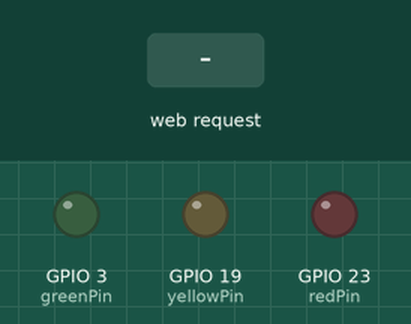
The sketch below on a simulated ESP32. Shown: output pins drawn as LEDs (lit = HIGH). Wiring (inferred from the names in the program): BME280 sensor at I2C address 0x76. The inputs (shaded band) are chosen by the test bench. WiFi joins after 1.5 s; servers stay silent unless stated; what the sketch prints to the serial monitor is not drawn.

Above: at 2.7 s.
2.8 s: HTTP request GET /23/on received
At 3.7 s:
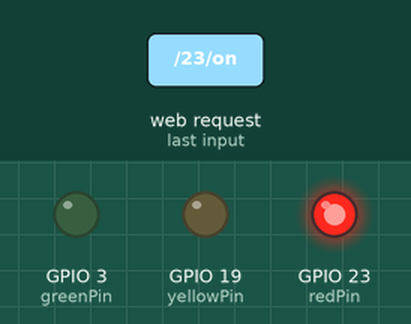
4.3 s: HTTP request GET /1/on received
At 4.7 s:
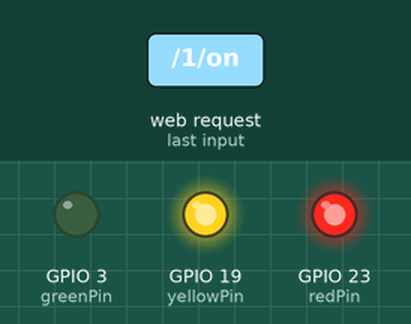
5.8 s: HTTP request GET /23/off received
At 7.0 s:
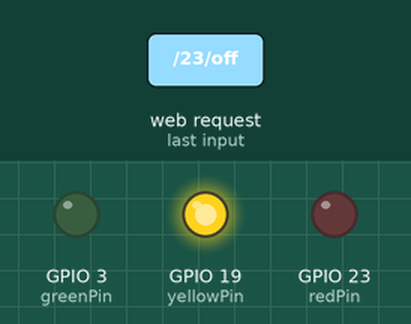
7.3 s: HTTP request GET /3/on received
At 8.2 s:
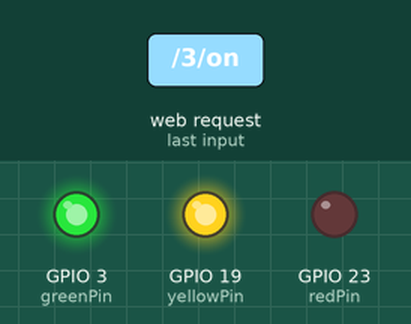
8.8 s: HTTP request GET /1/off received
At 9.4 s:
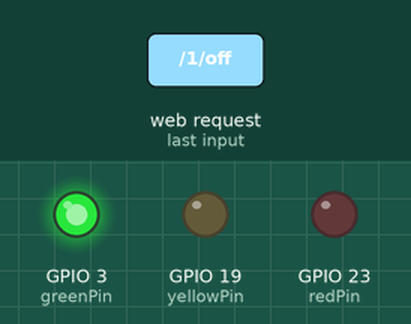
10.3 s: HTTP request GET /3/off received
At 10.6 s:
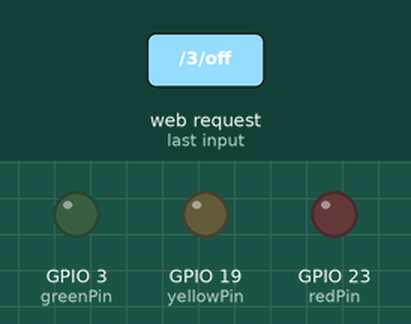
Timing chart, 0 to 12.8 s (numbered marks = the images above; inputs shaded):
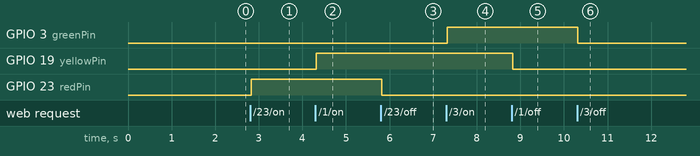

The sketch:

Wifi.ino
```cpp
#include <WiFi.h>
#include <Arduino.h>
#include <Wire.h>
#include <BMx280I2C.h>

// Replace with your network credentials
const char* ssid = "DESKTOP-FB605Q6 6208";
const char* password = "sinaga123";

// for bmp
#define I2C_SDA 21
#define I2C_SCL 22
#define I2C_ADDRESS 0x76
BMx280I2C bmx280(I2C_ADDRESS);


// Set web server port number to 80
WiFiServer server(80);

// Variable to store the HTTP request
String header;

// Auxiliar variables to store the current output state
String redState = "off";
String yellowState = "off";
String greenState = "off";

// Assign output variables to GPIO pins
const int redPin = 23;
const int yellowPin = 19;
const int greenPin = 3;

// Current time
unsigned long currentTime = millis();
// Previous time
unsigned long previousTime = 0;
// Define timeout time in milliseconds (example: 2000ms = 2s)
const long timeoutTime = 60000;

void setup() {
  Serial.begin(115200);
  // Initialize the output variables as outputs

  pinMode(redPin,OUTPUT);
  pinMode(yellowPin,OUTPUT);
  pinMode(greenPin,OUTPUT);

  digitalWrite(redPin,LOW);
  digitalWrite(yellowPin,LOW);
  digitalWrite(greenPin,LOW);
  while (!Serial);

  //  Wire.begin();
  Wire.begin(I2C_SDA, I2C_SCL);


  //begin() checks the Interface, reads the sensor ID (to differentiate between BMP280 and BME280)
  //and reads compensation parameters.
  //if (!bmx280.begin())
  //{
    //Serial.println("begin() failed. check your BMx280 Interface and I2C Address.");
  // while (1);
 // }

  bmx280.begin();
  if (bmx280.isBME280())
    Serial.println("sensor is a BME280");
  else
    Serial.println("sensor is a BMP280");

  //reset sensor to default parameters.
  bmx280.resetToDefaults();

  //by default sensing is disabled and must be enabled by setting a non-zero
  //oversampling setting.
  //set an oversampling setting for pressure and temperature measurements.
  bmx280.writeOversamplingPressure(BMx280MI::OSRS_P_x16);
  bmx280.writeOversamplingTemperature(BMx280MI::OSRS_T_x16);

  //if sensor is a BME280, set an oversampling setting for humidity measurements.
  if (bmx280.isBME280())
    bmx280.writeOversamplingHumidity(BMx280MI::OSRS_H_x16);

//------------------------------------------------------------------------------------------------------------------

  // Connect to Wi-Fi network with SSID and password
  Serial.print("Connecting to ");
  Serial.println(ssid);
  WiFi.begin(ssid, password);
  while (WiFi.status() != WL_CONNECTED) {
    delay(500);
    Serial.print(".");
  }
  // Print local IP address and start web server
  Serial.println("");
  Serial.println("WiFi connected.");
  Serial.println("IP address: ");
  Serial.println(WiFi.localIP());
  server.begin();
}

void loop(){


///---------------------------------------------------------------------------------------------------------------------------------------------------------------------------------------------------------------------------------------------------------------------------------------
  WiFiClient client = server.available();   // Listen for incoming clients

  if (client) {                             // If a new client connects,
    currentTime = millis();
    previousTime = currentTime;
    Serial.println("New Client.");          // print a message out in the serial port
    String currentLine = "";                // make a String to hold incoming data from the client
    while (client.connected() && currentTime - previousTime <= timeoutTime) {  // loop while the client's connected
//----------------
  float temperature = 0;
  float pressure = 0;


  //start a measurement
  if (!bmx280.measure())
  {
    Serial.println("could not start measurement, is a measurement already running?");
    return;
  }

  //wait for the measurement to finish
 // do
 // {
 //   delay(100);
//  } while (!bmx280.hasValue());

  //  Serial.print("Pressure: "); Serial.println(bmx280.getPressure());
  //  Serial.print("Pressure (64 bit): "); Serial.println(bmx280.getPressure64());
  //  Serial.print("Temperature: "); Serial.println(bmx280.getTemperature());

  pressure = bmx280.getPressure();
  temperature = bmx280.getTemperature();
//----------------------------------------------
      currentTime = millis();
      if (client.available()) {             // if there's bytes to read from the client,
        char c = client.read();             // read a byte, then
        Serial.write(c);                    // print it out the serial monitor
        header += c;
        if (c == '\n') {                    // if the byte is a newline character
          // if the current line is blank, you got two newline characters in a row.
          // that's the end of the client HTTP request, so send a response:
          if (currentLine.length() == 0) {
            // HTTP headers always start with a response code (e.g. HTTP/1.1 200 OK)
            // and a content-type so the client knows what's coming, then a blank line:
            client.println("HTTP/1.1 200 OK");
            client.println("Content-type:text/html");
            client.println("Connection: close");
            client.println();

            // turns the GPIOs on and off
            if (header.indexOf("GET /23/on") >= 0) {
              Serial.println("GPIO 23 on");
              redState= "on";
              digitalWrite(redPin, HIGH);
            }else if (header.indexOf("GET /23/off") >= 0) {
              Serial.println("GPIO 23 off");
              redState = "off";
              digitalWrite(redPin,LOW);
            }else if (header.indexOf("GET /1/on") >= 0) {
              Serial.println("GPIO 1 on");
              yellowState ="on";
              digitalWrite(yellowPin, HIGH);
            }else if (header.indexOf("GET /1/off") >= 0) {
              Serial.println("GPIO 1 off");
              yellowState = "off";
              digitalWrite(yellowPin,LOW);
            }else if (header.indexOf("GET /3/on") >= 0) {
              Serial.println("GPIO 3 on");
              greenState ="on";
              digitalWrite(greenPin, HIGH);
            }else if (header.indexOf("GET /3/off") >= 0) {
              Serial.println("GPIO 3 off");
              greenState = "off";
              digitalWrite(greenPin,LOW);
            }


            // Display the HTML web page
              client.println(" <!DOCTYPE html><html>");
              client.println(" <head><meta name=\"viewport\" content=\"width=device-width, initial-scale=1\">");
              client.println("     <link href='https://fonts.googleapis.com/css?family=Open+Sans' rel='stylesheet'>");
              client.println(" <style>html { font-family: Helvetica; display: inline-block; margin: 0px auto; text-align: center;}");
              client.println(" .button { background-color: #4CAF50; border: none; color: white; padding: 16px 40px;");
              client.println(" text-decoration: none; font-size: 30px; margin: 2px; cursor: pointer;}");
              client.println(" .button2 {background-color: #555555;}");
              client.println(" header {");
              client.println("         background-color: #333; /* Set the background color */");
              client.println("         color: white; /* Set the text color */");
              client.println("         padding: 20px; /* Add some padding */");
              client.println("         text-align: center; /* Center the text */");
              client.println("       }");
              client.println("       ");
              client.println("       /* Style for the heading */");
              client.println("       h1 {");
              client.println("         font-size: 36px; /* Set the font size */");
              client.println("         margin: 0; /* Remove margin */");
              client.println("       }");
              client.println("       ");
              client.println("       /* Style for the subheading */");
              client.println("       h2 {");
              client.println("         font-size: 24px; /* Set the font size */");
              client.println("         margin: 0; /* Remove margin */");
              client.println("       }");
              client.println("       body {");
              client.println("         font-family: 'Open Sans', sans-serif;");
              client.println("         font-size: 16px;");
              client.println("         font-weight: 400;");
              client.println("         line-height: 1.5;");
              client.println("       }");
              client.println("       h1, h2, h3, h4, h5, h6 {");
              client.println("         font-weight: 600;");
              client.println("         margin-bottom: 1rem;");
              client.println("       }");
              client.println("       p {");
              client.println("         margin-bottom: 1rem;");
              client.println("       }");
              client.println(" ");
              client.println(" ");
              client.println(" </style></head>");
              client.println(" ");
              client.println(" <body>");
              client.println(" <header>");
              client.println("     <h1>Jon's Weather Station</h1>");
              client.println("     <h2> Temperature - Pressure - Control over LED</h2>");
              client.println(" </header>");

            client.println("<p> Temperature : " + (String)temperature + " °C <p>");
            client.println("<p>Pressure : " + (String)pressure + " Pa <p>");

            // Display current state
            client.println("<p>RED LED - State " +redState + "</p>");
            if(redState == "off")
            {
              client.println("<p><a href=\"/23/on\"><button class=\"button\">ON</button></a></p>");
            }else
            {
              client.println("<p><a href=\"/23/off\"><button class=\"button button2\">OFF</button></a></p>");
            }
            client.println("<p>Yellow LED - State " +yellowState + "</p>");
            if(yellowState == "off")
            {
              client.println("<p><a href=\"/1/on\"><button class=\"button\">ON</button></a></p>");
            }else
            {
              client.println("<p><a href=\"/1/off\"><button class=\"button button2\">OFF</button></a></p>");
            }
            client.println("<p>Green LED - State " +greenState + "</p>");
            if(greenState == "off")
            {
              client.println("<p><a href=\"/3/on\"><button class=\"button\">ON</button></a></p>");
            }else
            {
              client.println("<p><a href=\"/3/off\"><button class=\"button button2\">OFF</button></a></p>");
            }

            client.println("</body></html>");

            // The HTTP response ends with another blank line
            client.println();
            // Break out of the while loop
            break;
          } else { // if you got a newline, then clear currentLine
            currentLine = "";
          }
        } else if (c != '\r') {  // if you got anything else but a carriage return character,
          currentLine += c;      // add it to the end of the currentLine
        }
      }
    }
    // Clear the header variable
    header = "";
    // Close the connection
    client.stop();
    Serial.println("Client disconnected.");
    Serial.println("");
  }
}
```

Measured:
- after the input at 2.8 s, GPIO 23 (redPin): LOW → HIGH at once
- after the input at 4.3 s, GPIO 19 (yellowPin): LOW → HIGH at once
- after the input at 5.8 s, GPIO 23 (redPin): HIGH → LOW at once
- after the input at 7.3 s, GPIO 3 (greenPin): LOW → HIGH at once
- after the input at 8.8 s, GPIO 19 (yellowPin): HIGH → LOW at once
- after the input at 10.3 s, GPIO 3 (greenPin): HIGH → LOW at once
